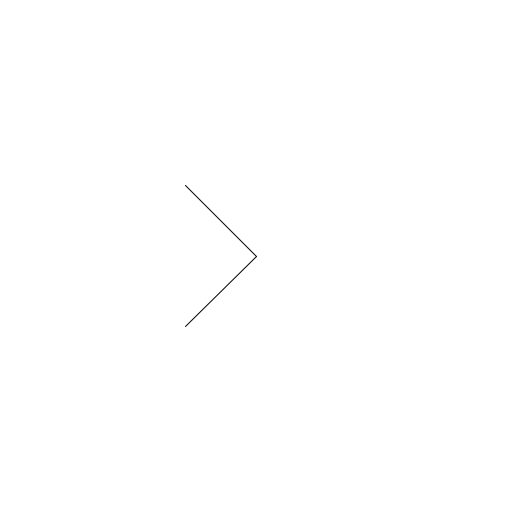
Frame 1 (no input)
Frame 60 (the mouse pressed at the canvas centre just before this capture): identical to frame 1, image omitted
Frame 120 (the mouse held since frame 60 and released just before this capture): blank canvas, image omitted

The Processing sketch that drew this single still picture (run headless with seeded random() and noise(); from frame 60 on, the mouse is pressed at the canvas centre):

// Processing sketch: vectorTesting
// ── vectorTesting.pde

PVector readout = new PVector(0, 0, 0);

void setup() {
  size(512, 512);
}

void draw() {
  background(255);
  readout = new PVector(mouseX - width/2, mouseY - width/2, 0.0);
  readout.normalize();
  displayVec(readout);
  
  PVector direction = new PVector(readout.x, -readout.y, readout.z);
  displayVec(direction);
}

void displayVec(PVector q) {
  line(width/2, height/2, width/2 + q.x * 100.0f, height/2 + q.y * 100.0f);
}
